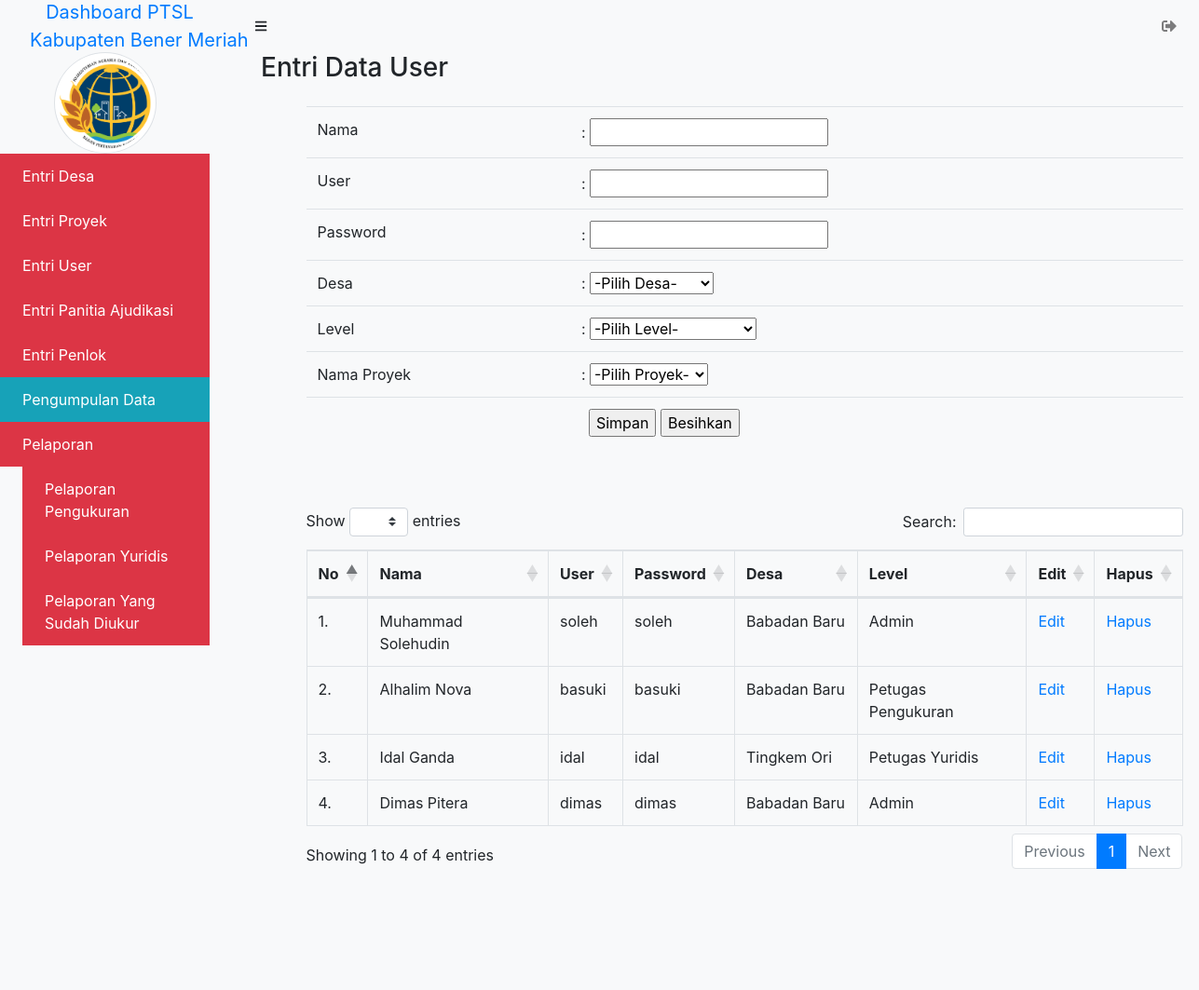
Page /admin/data_user/index.php (signed in) on the committed database.
### tables this page shows
CREATE TABLE `user` (
  `id_user` int(11) NOT NULL,
  `nama_user` varchar(100) NOT NULL,
  `user_nama` varchar(100) NOT NULL,
  `password` varchar(225) NOT NULL,
  `id_desa` int(11) NOT NULL,
  `id_level` int(11) NOT NULL,
  `id_proyek` int(11) NOT NULL
);

CREATE TABLE `desa` (
  `id_desa` int(11) NOT NULL,
  `id_kecamatan` int(11) NOT NULL,
  `kode_desa` varchar(50) NOT NULL,
  `nama_desa` varchar(225) NOT NULL,
  `kabupaten` varchar(225) NOT NULL,
  `reje_kampung` varchar(225) NOT NULL,
  `nama_camat` varchar(100) NOT NULL,
  `nip` varchar(50) NOT NULL,
  `alamat` text NOT NULL,
  `kode_pos` varchar(20) NOT NULL
);

CREATE TABLE `level` (
  `id_level` int(11) NOT NULL,
  `nama_level` varchar(100) NOT NULL
);

### admin/_config/config.php (called while the page is built, shortened)
<?php
function base_url($url = null) {
    $base_url = "http://localhost:8080/ptslbm";
    if ($url != null) {
        return $base_url."/".$url;
    } else {
        return $base_url;
    }
}
?>

### admin/data_user/index.php (the view, shortened to what this page needs)
<?php $title = "Entri Data User";
include_once('../_header.php');
?>
			<div id="layoutSidenav_content">
                <main>
                    <div class="container-fluid">
                        <ol>
                            <li class="breadcrumb-item">
                               <h3> Entri Data User</h3>
                            </li>
                        </ol>
                        <div class="row">
                        	<div class="col-xl-auto offset-xl-1">
<?php
function tambah($koneksi){
	?>
		<form action="" method="POST">
			<fieldset>
				<div class="table-responsive">
					<table class="table table-responsive-sm table-hover" border="0">
						<tr>
							<td>Nama </td>
							<td> : <input type="text" name="nama" required /></td>
						</tr>
						<tr>
							<td>User</td>
							<td> : <input type="text" name="user" required /></label></td>
						</tr>
						<tr>
							<td>Password </td>
							<td> : <input type="password" name="password" required/></td>
						</tr>
						<tr>
							<td>Desa</td>
							<td> :
						        <select name="id_desa" required>
						            <option disabled selected value="">-Pilih Desa-</option>
								</select>
					        </td>
					    </tr>
					    <tr>
							<td>Level</td>
							<td> :
						        <select name="id_level" required>
						            <option disabled selected value="">-Pilih Level-</option>
								</select>
					        </td>
					    </tr>
					    <tr>
							<td>Nama Proyek</td>
							<td> :
						        <select name="id_proyek" required>
						            <option disabled selected value="">-Pilih Proyek-</option>
						        </select>
					        </td>
					    </tr>
						<tr>
							<td></td>
							<td><label class="ml-2">
							<input type="submit" name="btn_simpan" value="Simpan"/>
							<input type="reset" name="reset" value="Besihkan"/>
						</label></td>
						</tr>
					</table>
					<br>
				</div>
			</fieldset>
		</form>
	<?php
}
function tampil_data($koneksi){
	$sql = "SELECT * FROM user LEFT JOIN desa ON user.id_desa = desa.id_desa LEFT JOIN level ON user.id_level = level.id_level LEFT JOIN proyek ON user.id_proyek = proyek.id_proyek";
	$query = mysqli_query($koneksi, $sql);
	$nomor = 1;
		echo "<fieldset>";
		echo "<div class='table-responsive'>";
		echo "<table class='table table-responsive-sm table-bordered table-hover' id='user' border='1' cellpadding='10'>";
		echo "<thead>";
			echo "<tr>";
			echo "<th>No</th>
				<th>Nama</th>
				<th>User</th>
				<th>Password</th>
				<th>Desa</th>
				<th>Level</th>
				<th>Edit</th>
				<th>Hapus</th>";
			echo "</tr>";
		echo "</thead>";
		echo "<tbody>";
	while($data = mysqli_fetch_array($query)){
		?>
			<tr>
				<td><?= $nomor++; ?>.</td>
				<td><?php echo $data['nama_user']; ?></td>
				<td><?php echo $data['user_nama']; ?></td>
				<td><?php echo $data['password']; ?></td>
				<td><?php echo $data['nama_desa']; ?></td>
				<td><?php echo $data['nama_level']; ?></td>
				<td>
					<a href="index.php?aksi=update&id=<?php echo $data['id_user']; ?>&nama_user=<?php echo $data['nama_user']; ?>&user_nama=<?php echo $data['user_nama']; ?>&password=<?php echo $data['password']; ?>&nama_desa=<?php echo $data['nama_desa']; ?>&nama_level=<?php echo $data['nama_level']; ?>">Edit</a>
				</td>
				<td>
					<a href="index.php?aksi=delete&id=<?php echo $data['id_user']; ?>" onClick="return confirm('Yakin akan menghapus user <?= $data['nama_user']; ?>?')">Hapus</a>
				</td>
			</tr>
		<?php
	}
	echo "</tbody>";
	echo "</table>";
	echo "</fieldset>";
}
		?>
		<?php
if (isset($_GET['aksi'])){
	switch($_GET['aksi']){
		case "create":
			echo '<a href="index.php"> &laquo; Home</a>';
			tambah($koneksi);
			break;
		case "read":
			tampil_data($koneksi);
			break;
		case "update":
			ubah($koneksi);
			tampil_data($koneksi);
			break;
		case "delete":
			hapus($koneksi);
			break;
		default:
			echo "<h3>Aksi <i>".$_GET['aksi']."</i> tidaka ada!</h3>";
			tambah($koneksi);
			tampil_data($koneksi);
	}
} else {
	tambah($koneksi);
	tampil_data($koneksi);
}
?>
                    		</div>
                    	</div>
                    </div>
				</div>
			</div>
<?php include_once('../_footer.php'); ?>

### admin/_header.php (shortened to what this page needs)
<?php require_once "_config/config.php";
if (isset($_SESSION['admin']) OR (isset($_SESSION['p_yuridus']) OR (isset($_SESSION['p_ukur']) OR (isset($_SESSION['p_desa']))))) { ?>
<!DOCTYPE html>
<html lang="en">
    <head>
        <link href="<?= base_url('admin/_assets/dist/css/styles.css'); ?>" rel="stylesheet" />
        <link href="<?=base_url('admin/_assets/dataTables/Responsive-2.2.6/css/responsive.bootstrap.min.css')?>" rel="stylesheet" type="text/css" />
        <link href="https://cdn.datatables.net/1.10.20/css/dataTables.bootstrap4.min.css" rel="stylesheet" />
        <link href="<?=base_url('admin/_assets/dataTables/datatables.css')?>" rel="stylesheet" type="text/css" />
    </head>
    <body class="sb-nav-fixed bg-light">
        <nav class="sb-topnav navbar navbar-expand navbar-light bg-light">
            <a class="navbar-brand text-center text-primary" href="<?=base_url('admin/data_desa/index.php')?>/"> Dashboard PTSL </br>
            Kabupaten Bener Meriah</a>
            <button class="btn btn-link btn-sm order-1 order-lg-0 ml-4" id="sidebarToggle" href="#"><i class="fas fa-bars"></i></button>
            <ul class="navbar-nav ml-auto ml-md-0">
                    <a class="nav-link" href="<?= base_url('admin/auth/logout.php');?>" role="button" onClick="return confirm('Yakin keluar dari Aplikasi?')"><i class="fas fa-sign-out-alt"></i></a>
            </ul>
        </nav>
        <div id="layoutSidenav">
            <div id="layoutSidenav_nav">
                <nav class="sb-sidenav accordion sb-sidenav-light" id="sidenavAccordion">
                    <div class="sb-sidenav-menu">
                        <div class="nav">
                            <img class="rounded-circle img-thumbnail m-auto mb-2" src="<?= base_url('admin/_assets/bener.jpg');?>" alt="" width="110" height="110">
                            <a class="nav-link bg-danger text-white" href="<?= base_url('admin/data_desa');?>">
                                Entri Desa
                            </a>
                            <a class="nav-link bg-danger text-white" href="<?= base_url('admin/data_proyek');?>">
                                Entri Proyek
                            </a>
                            <a class="nav-link bg-danger text-white" href="<?= base_url('admin/data_user');?>">
                                Entri User
                            </a>
                            <a class="nav-link bg-danger text-white" href="<?= base_url('admin/data_panitia_ajudikasi');?>">
                                Entri Panitia Ajudikasi
                            </a>
                            <a class="nav-link bg-danger text-white" href="<?= base_url('admin/data_penlok');?>">
                                Entri Penlok
                            </a>
                            <a class="nav-link collapsed bg-info text-white" href="#" data-toggle="collapse" data-target="#collapseLayouts" aria-expanded="false" aria-controls="collapseLayouts">
                                Pengumpulan Data
                            </a>
                            <a class="nav-link bg-danger text-white" href="<?= base_url('admin/pelaporan');?>">
                                Pelaporan
                            </a>
                                <nav class="sb-sidenav-menu-nested nav">
                                    <a class="nav-link bg-danger text-white" href="<?= base_url('admin/pelaporan/pelaporan_pengukuran');?>">
                                        Pelaporan Pengukuran
                                    </a>
                                    <a class="nav-link bg-danger text-white" href="<?= base_url('admin/pelaporan/pelaporan_yuridis');?>">
                                        Pelaporan Yuridis
                                    </a>
                                    <a class="nav-link bg-danger text-white" href="<?= base_url('admin/pelaporan/pelaporan_yg_sdh_diukur');?>">
                                        Pelaporan Yang Sudah Diukur
                                    </a>
                                </nav>
                    </div>
                </nav>
            </div>
<?php
} else {
    header("location: ../auth/login.php");
}
?>

### admin/_footer.php (shortened to what this page needs)
                <div class="container">
                    <div class="row">
                        <h1>&nbsp;</h1>
                    </div>
                    <div class="row">
                        <h1>&nbsp;</h1>
                    </div>
                </div>
                <footer class="fixed-bottom py-4 bg-light mt-5">
                </footer>
    </body>
</html>

### rows in the picture
user: nama_user "Muhammad Solehudin", user_nama "soleh", password "soleh", id_desa.nama_desa "Babadan Baru", id_level.nama_level "Admin"
user: nama_user "Alhalim Nova", user_nama "basuki", password "basuki", id_desa.nama_desa "Babadan Baru", id_level.nama_level "Petugas Pengukuran"
user: nama_user "Idal Ganda", user_nama "idal", password "idal", id_desa.nama_desa "Tingkem Ori", id_level.nama_level "Petugas Yuridis"
user: nama_user "Dimas Pitera", user_nama "dimas", password "dimas", id_desa.nama_desa "Babadan Baru", id_level.nama_level "Admin"
